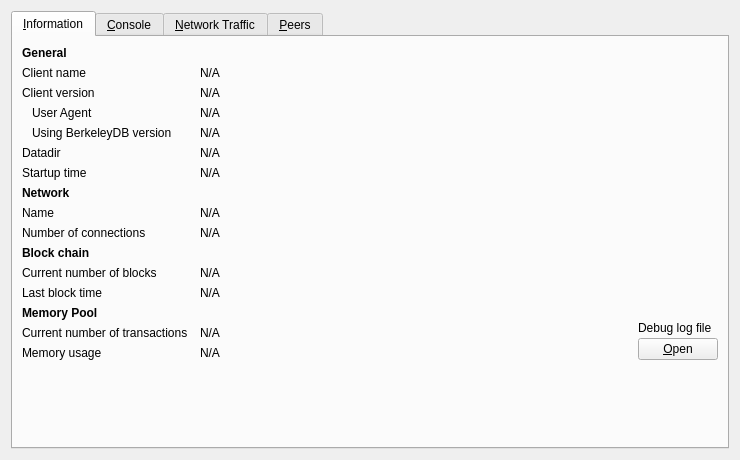
<?xml version="1.0" encoding="UTF-8"?>
<ui version="4.0">
 <class>RPCConsole</class>
 <widget class="QWidget" name="RPCConsole">
  <property name="geometry">
   <rect>
    <x>0</x>
    <y>0</y>
    <width>740</width>
    <height>430</height>
   </rect>
  </property>
  <property name="windowTitle">
   <string>Debug window</string>
  </property>
  <layout class="QVBoxLayout" name="verticalLayout_2">
   <item>
    <widget class="QTabWidget" name="tabWidget">
     <property name="currentIndex">
      <number>0</number>
     </property>
     <widget class="QWidget" name="tab_info">
      <attribute name="title">
       <string>&amp;Information</string>
      </attribute>
      <layout class="QGridLayout" name="gridLayout" columnstretch="0,1,0">
       <property name="horizontalSpacing">
        <number>12</number>
       </property>
       <item row="0" column="0">
        <widget class="QLabel" name="label_9">
         <property name="font">
          <font>
           <weight>75</weight>
           <bold>true</bold>
          </font>
         </property>
         <property name="text">
          <string>General</string>
         </property>
        </widget>
       </item>
       <item row="1" column="0">
        <widget class="QLabel" name="label_5">
         <property name="text">
          <string>Client name</string>
         </property>
        </widget>
       </item>
       <item row="1" column="1" colspan="2">
        <widget class="QLabel" name="clientName">
         <property name="cursor">
          <cursorShape>IBeamCursor</cursorShape>
         </property>
         <property name="text">
          <string>N/A</string>
         </property>
         <property name="textFormat">
          <enum>Qt::PlainText</enum>
         </property>
         <property name="textInteractionFlags">
          <set>Qt::LinksAccessibleByMouse|Qt::TextSelectableByKeyboard|Qt::TextSelectableByMouse</set>
         </property>
        </widget>
       </item>
       <item row="2" column="0">
        <widget class="QLabel" name="label_6">
         <property name="text">
          <string>Client version</string>
         </property>
        </widget>
       </item>
       <item row="2" column="1" colspan="2">
        <widget class="QLabel" name="clientVersion">
         <property name="cursor">
          <cursorShape>IBeamCursor</cursorShape>
         </property>
         <property name="text">
          <string>N/A</string>
         </property>
         <property name="textFormat">
          <enum>Qt::PlainText</enum>
         </property>
         <property name="textInteractionFlags">
          <set>Qt::LinksAccessibleByMouse|Qt::TextSelectableByKeyboard|Qt::TextSelectableByMouse</set>
         </property>
        </widget>
       </item>
       <item row="3" column="0">
        <widget class="QLabel" name="labelClientUserAgent">
         <property name="text">
          <string>User Agent</string>
         </property>
         <property name="indent">
          <number>10</number>
         </property>
        </widget>
       </item>
       <item row="3" column="1" colspan="2">
        <widget class="QLabel" name="clientUserAgent">
         <property name="cursor">
          <cursorShape>IBeamCursor</cursorShape>
         </property>
         <property name="text">
          <string>N/A</string>
         </property>
         <property name="textFormat">
          <enum>Qt::PlainText</enum>
         </property>
         <property name="textInteractionFlags">
          <set>Qt::LinksAccessibleByMouse|Qt::TextSelectableByKeyboard|Qt::TextSelectableByMouse</set>
         </property>
        </widget>
       </item>
       <item row="4" column="0">
        <widget class="QLabel" name="label_berkeleyDBVersion">
         <property name="text">
          <string>Using BerkeleyDB version</string>
         </property>
         <property name="indent">
          <number>10</number>
         </property>
        </widget>
       </item>
       <item row="4" column="1" colspan="2">
        <widget class="QLabel" name="berkeleyDBVersion">
         <property name="cursor">
          <cursorShape>IBeamCursor</cursorShape>
         </property>
         <property name="text">
          <string>N/A</string>
         </property>
         <property name="textFormat">
          <enum>Qt::PlainText</enum>
         </property>
         <property name="textInteractionFlags">
          <set>Qt::LinksAccessibleByMouse|Qt::TextSelectableByKeyboard|Qt::TextSelectableByMouse</set>
         </property>
        </widget>
       </item>
       <item row="5" column="0">
        <widget class="QLabel" name="label_12">
         <property name="text">
          <string>Datadir</string>
         </property>
        </widget>
       </item>
       <item row="5" column="1" colspan="2">
        <widget class="QLabel" name="dataDir">
         <property name="cursor">
          <cursorShape>IBeamCursor</cursorShape>
         </property>
         <property name="text">
          <string>N/A</string>
         </property>
         <property name="textFormat">
          <enum>Qt::PlainText</enum>
         </property>
         <property name="wordWrap">
          <bool>true</bool>
         </property>
         <property name="textInteractionFlags">
          <set>Qt::LinksAccessibleByMouse|Qt::TextSelectableByKeyboard|Qt::TextSelectableByMouse</set>
         </property>
        </widget>
       </item>
       <item row="6" column="0">
        <widget class="QLabel" name="label_13">
         <property name="text">
          <string>Startup time</string>
         </property>
        </widget>
       </item>
       <item row="6" column="1" colspan="2">
        <widget class="QLabel" name="startupTime">
         <property name="cursor">
          <cursorShape>IBeamCursor</cursorShape>
         </property>
         <property name="text">
          <string>N/A</string>
         </property>
         <property name="textFormat">
          <enum>Qt::PlainText</enum>
         </property>
         <property name="textInteractionFlags">
          <set>Qt::LinksAccessibleByMouse|Qt::TextSelectableByKeyboard|Qt::TextSelectableByMouse</set>
         </property>
        </widget>
       </item>
       <item row="7" column="0">
           <widget class="QLabel" name="labelNetwork">
               <property name="font">
                   <font>
                       <weight>75</weight>
                       <bold>true</bold>
                   </font>
               </property>
               <property name="text">
                   <string>Network</string>
               </property>
           </widget>
       </item>
       <item row="8" column="0">
        <widget class="QLabel" name="label_8">
         <property name="text">
          <string>Name</string>
         </property>
        </widget>
       </item>
       <item row="8" column="1" colspan="2">
        <widget class="QLabel" name="networkName">
         <property name="cursor">
          <cursorShape>IBeamCursor</cursorShape>
         </property>
         <property name="text">
          <string>N/A</string>
         </property>
         <property name="textFormat">
          <enum>Qt::PlainText</enum>
         </property>
         <property name="textInteractionFlags">
          <set>Qt::LinksAccessibleByMouse|Qt::TextSelectableByKeyboard|Qt::TextSelectableByMouse</set>
         </property>
        </widget>
       </item>
       <item row="9" column="0">
        <widget class="QLabel" name="label_7">
         <property name="text">
          <string>Number of connections</string>
         </property>
        </widget>
       </item>
       <item row="9" column="1" colspan="2">
        <widget class="QLabel" name="numberOfConnections">
         <property name="cursor">
          <cursorShape>IBeamCursor</cursorShape>
         </property>
         <property name="text">
          <string>N/A</string>
         </property>
         <property name="textFormat">
          <enum>Qt::PlainText</enum>
         </property>
         <property name="textInteractionFlags">
          <set>Qt::LinksAccessibleByMouse|Qt::TextSelectableByKeyboard|Qt::TextSelectableByMouse</set>
         </property>
        </widget>
       </item>
       <item row="10" column="0">
        <widget class="QLabel" name="label_10">
         <property name="font">
          <font>
           <weight>75</weight>
           <bold>true</bold>
          </font>
         </property>
         <property name="text">
          <string>Block chain</string>
         </property>
        </widget>
       </item>
       <item row="11" column="0">
        <widget class="QLabel" name="label_3">
         <property name="text">
          <string>Current number of blocks</string>
         </property>
        </widget>
       </item>
       <item row="11" column="1" colspan="2">
        <widget class="QLabel" name="numberOfBlocks">
         <property name="cursor">
          <cursorShape>IBeamCursor</cursorShape>
         </property>
         <property name="text">
          <string>N/A</string>
         </property>
         <property name="textFormat">
          <enum>Qt::PlainText</enum>
         </property>
         <property name="textInteractionFlags">
          <set>Qt::LinksAccessibleByMouse|Qt::TextSelectableByKeyboard|Qt::TextSelectableByMouse</set>
         </property>
        </widget>
       </item>
       <item row="12" column="0">
        <widget class="QLabel" name="labelLastBlockTime">
         <property name="text">
          <string>Last block time</string>
         </property>
        </widget>
       </item>
       <item row="12" column="1" colspan="2">
        <widget class="QLabel" name="lastBlockTime">
         <property name="cursor">
          <cursorShape>IBeamCursor</cursorShape>
         </property>
         <property name="text">
          <string>N/A</string>
         </property>
         <property name="textFormat">
          <enum>Qt::PlainText</enum>
         </property>
         <property name="textInteractionFlags">
          <set>Qt::LinksAccessibleByMouse|Qt::TextSelectableByKeyboard|Qt::TextSelectableByMouse</set>
         </property>
        </widget>
       </item>
       <item row="13" column="0">
        <widget class="QLabel" name="labelMempoolTitle">
         <property name="font">
          <font>
           <weight>75</weight>
           <bold>true</bold>
          </font>
         </property>
         <property name="text">
          <string>Memory Pool</string>
         </property>
        </widget>
       </item>
       <item row="14" column="0">
        <widget class="QLabel" name="labelNumberOfTransactions">
         <property name="text">
          <string>Current number of transactions</string>
         </property>
        </widget>
       </item>
       <item row="14" column="1">
        <widget class="QLabel" name="mempoolNumberTxs">
         <property name="cursor">
          <cursorShape>IBeamCursor</cursorShape>
         </property>
         <property name="text">
          <string>N/A</string>
         </property>
         <property name="textFormat">
          <enum>Qt::PlainText</enum>
         </property>
         <property name="textInteractionFlags">
          <set>Qt::LinksAccessibleByMouse|Qt::TextSelectableByKeyboard|Qt::TextSelectableByMouse</set>
         </property>
        </widget>
       </item>
       <item row="15" column="0">
        <widget class="QLabel" name="labelMemoryUsage">
         <property name="text">
          <string>Memory usage</string>
         </property>
        </widget>
       </item>
       <item row="15" column="1">
        <widget class="QLabel" name="mempoolSize">
         <property name="cursor">
          <cursorShape>IBeamCursor</cursorShape>
         </property>
         <property name="text">
          <string>N/A</string>
         </property>
         <property name="textFormat">
          <enum>Qt::PlainText</enum>
         </property>
         <property name="textInteractionFlags">
          <set>Qt::LinksAccessibleByMouse|Qt::TextSelectableByKeyboard|Qt::TextSelectableByMouse</set>
         </property>
        </widget>
       </item>
       <item row="13" column="2" rowspan="3">
        <layout class="QVBoxLayout" name="verticalLayoutDebugButton">
         <property name="spacing">
          <number>3</number>
         </property>
         <item>
          <spacer name="verticalSpacer_2">
           <property name="orientation">
            <enum>Qt::Vertical</enum>
           </property>
           <property name="sizeHint" stdset="0">
            <size>
             <width>10</width>
             <height>5</height>
            </size>
           </property>
          </spacer>
         </item>
         <item>
          <widget class="QLabel" name="labelDebugLogfile">
           <property name="text">
            <string>Debug log file</string>
           </property>
          </widget>
         </item>
         <item>
          <widget class="QPushButton" name="openDebugLogfileButton">
           <property name="toolTip">
            <string>Open the %1 debug log file from the current data directory. This can take a few seconds for large log files.</string>
           </property>
           <property name="text">
            <string>&amp;Open</string>
           </property>
           <property name="autoDefault">
            <bool>false</bool>
           </property>
          </widget>
         </item>
        </layout>
       </item>
       <item row="16" column="0">
        <spacer name="verticalSpacer">
         <property name="orientation">
          <enum>Qt::Vertical</enum>
         </property>
         <property name="sizeHint" stdset="0">
          <size>
           <width>20</width>
           <height>40</height>
          </size>
         </property>
        </spacer>
       </item>
      </layout>
     </widget>
     <widget class="QWidget" name="tab_console">
      <attribute name="title">
       <string>&amp;Console</string>
      </attribute>
      <layout class="QVBoxLayout" name="verticalLayout_3">
       <property name="spacing">
        <number>3</number>
       </property>
       <property name="bottomMargin">
        <number>5</number>
       </property>
       <item>
        <layout class="QHBoxLayout" name="horizontalLayout">
         <property name="spacing">
          <number>4</number>
         </property>
         <item>
          <spacer name="horizontalSpacer">
           <property name="orientation">
            <enum>Qt::Horizontal</enum>
           </property>
           <property name="sizeHint" stdset="0">
            <size>
             <width>40</width>
             <height>20</height>
            </size>
           </property>
          </spacer>
         </item>
         <item>
          <widget class="QPushButton" name="fontSmallerButton">
           <property name="maximumSize">
            <size>
             <width>24</width>
             <height>24</height>
            </size>
           </property>
           <property name="text">
            <string/>
           </property>
           <property name="toolTip">
            <string>Decrease font size</string>
           </property>
           <property name="icon">
            <iconset resource="../stratis.qrc">
             <normaloff>:/icons/fontsmaller</normaloff>:/icons/fontsmaller</iconset>
           </property>
           <property name="iconSize">
            <size>
             <width>24</width>
             <height>16</height>
            </size>
           </property>
           <property name="autoDefault">
            <bool>false</bool>
           </property>
           <property name="flat">
            <bool>true</bool>
           </property>
          </widget>
         </item>
         <item>
          <widget class="QPushButton" name="fontBiggerButton">
           <property name="maximumSize">
            <size>
             <width>24</width>
             <height>24</height>
            </size>
           </property>
           <property name="toolTip">
            <string>Increase font size</string>
           </property>
           <property name="text">
            <string/>
           </property>
           <property name="icon">
            <iconset resource="../stratis.qrc">
             <normaloff>:/icons/fontbigger</normaloff>:/icons/fontbigger</iconset>
           </property>
           <property name="iconSize">
            <size>
             <width>24</width>
             <height>16</height>
            </size>
           </property>
           <property name="autoDefault">
            <bool>false</bool>
           </property>
           <property name="flat">
            <bool>true</bool>
           </property>
          </widget>
         </item>
         <item>
          <widget class="QPushButton" name="clearButton">
           <property name="maximumSize">
            <size>
             <width>24</width>
             <height>24</height>
            </size>
           </property>
           <property name="toolTip">
            <string>Clear console</string>
           </property>
           <property name="layoutDirection">
            <enum>Qt::LeftToRight</enum>
           </property>
           <property name="text">
            <string/>
           </property>
           <property name="icon">
            <iconset resource="../stratis.qrc">
             <normaloff>:/icons/remove</normaloff>:/icons/remove</iconset>
           </property>
           <property name="shortcut">
            <string notr="true">Ctrl+L</string>
           </property>
           <property name="autoDefault">
            <bool>false</bool>
           </property>
           <property name="flat">
            <bool>true</bool>
           </property>
          </widget>
         </item>
        </layout>
       </item>
       <item>
        <widget class="QTextEdit" name="messagesWidget">
         <property name="minimumSize">
          <size>
           <width>0</width>
           <height>100</height>
          </size>
         </property>
         <property name="readOnly">
          <bool>true</bool>
         </property>
         <property name="tabKeyNavigation" stdset="0">
          <bool>false</bool>
         </property>
         <property name="columnCount" stdset="0">
          <number>2</number>
         </property>
        </widget>
       </item>
       <item>
        <layout class="QHBoxLayout" name="horizontalLayoutPrompt">
         <property name="spacing">
          <number>3</number>
         </property>
         <item>
          <widget class="QPushButton" name="promptIcon">
           <property name="enabled">
            <bool>false</bool>
           </property>
           <property name="maximumSize">
            <size>
             <width>16</width>
             <height>24</height>
            </size>
           </property>
           <property name="text">
            <string/>
           </property>
           <property name="icon">
            <iconset resource="../stratis.qrc">
             <normaloff>:/icons/prompticon</normaloff>
             <disabledoff>:/icons/prompticon</disabledoff>:/icons/prompticon</iconset>
           </property>
           <property name="iconSize">
            <size>
             <width>14</width>
             <height>14</height>
            </size>
           </property>
           <property name="autoDefault">
            <bool>false</bool>
           </property>
           <property name="flat">
            <bool>true</bool>
           </property>
          </widget>
         </item>
         <item>
          <widget class="QLineEdit" name="lineEdit">
           <property name="placeholderText">
            <string/>
           </property>
          </widget>
         </item>
        </layout>
       </item>
      </layout>
     </widget>
     <widget class="QWidget" name="tab_nettraffic">
      <attribute name="title">
       <string>&amp;Network Traffic</string>
      </attribute>
      <layout class="QHBoxLayout" name="horizontalLayout_3">
       <item>
        <layout class="QVBoxLayout" name="verticalLayout_4">
         <item>
          <widget class="TrafficGraphWidget" name="trafficGraph" native="true">
           <property name="sizePolicy">
            <sizepolicy hsizetype="Expanding" vsizetype="Expanding">
             <horstretch>0</horstretch>
             <verstretch>0</verstretch>
            </sizepolicy>
           </property>
          </widget>
         </item>
         <item>
          <layout class="QHBoxLayout" name="horizontalLayout_2">
           <item>
            <widget class="QSlider" name="sldGraphRange">
             <property name="minimum">
              <number>1</number>
             </property>
             <property name="maximum">
              <number>288</number>
             </property>
             <property name="pageStep">
              <number>12</number>
             </property>
             <property name="value">
              <number>6</number>
             </property>
             <property name="orientation">
              <enum>Qt::Horizontal</enum>
             </property>
            </widget>
           </item>
           <item>
            <widget class="QLabel" name="lblGraphRange">
             <property name="minimumSize">
              <size>
               <width>100</width>
               <height>0</height>
              </size>
             </property>
             <property name="alignment">
              <set>Qt::AlignCenter</set>
             </property>
            </widget>
           </item>
           <item>
            <widget class="QPushButton" name="btnClearTrafficGraph">
             <property name="text">
              <string>&amp;Clear</string>
             </property>
             <property name="autoDefault">
              <bool>false</bool>
             </property>
            </widget>
           </item>
          </layout>
         </item>
        </layout>
       </item>
       <item>
        <layout class="QVBoxLayout" name="verticalLayout">
         <item>
          <widget class="QGroupBox" name="groupBox">
           <property name="title">
            <string>Totals</string>
           </property>
           <layout class="QVBoxLayout" name="verticalLayout_5">
            <item>
             <layout class="QHBoxLayout" name="horizontalLayout_4">
              <item>
               <widget class="Line" name="line">
                <property name="sizePolicy">
                 <sizepolicy hsizetype="Fixed" vsizetype="Fixed">
                  <horstretch>0</horstretch>
                  <verstretch>0</verstretch>
                 </sizepolicy>
                </property>
                <property name="minimumSize">
                 <size>
                  <width>10</width>
                  <height>0</height>
                 </size>
                </property>
                <property name="palette">
                 <palette>
                  <active>
                   <colorrole role="Light">
                    <brush brushstyle="SolidPattern">
                     <color alpha="255">
                      <red>0</red>
                      <green>255</green>
                      <blue>0</blue>
                     </color>
                    </brush>
                   </colorrole>
                  </active>
                  <inactive>
                   <colorrole role="Light">
                    <brush brushstyle="SolidPattern">
                     <color alpha="255">
                      <red>0</red>
                      <green>255</green>
                      <blue>0</blue>
                     </color>
                    </brush>
                   </colorrole>
                  </inactive>
                  <disabled>
                   <colorrole role="Light">
                    <brush brushstyle="SolidPattern">
                     <color alpha="255">
                      <red>0</red>
                      <green>255</green>
                      <blue>0</blue>
                     </color>
                    </brush>
                   </colorrole>
                  </disabled>
                 </palette>
                </property>
                <property name="orientation">
                 <enum>Qt::Horizontal</enum>
                </property>
               </widget>
              </item>
              <item>
               <widget class="QLabel" name="label_16">
                <property name="text">
                 <string>Received</string>
                </property>
               </widget>
              </item>
              <item>
               <widget class="QLabel" name="lblBytesIn">
                <property name="minimumSize">
                 <size>
                  <width>50</width>
                  <height>0</height>
                 </size>
                </property>
                <property name="alignment">
                 <set>Qt::AlignRight|Qt::AlignTrailing|Qt::AlignVCenter</set>
                </property>
               </widget>
              </item>
             </layout>
            </item>
            <item>
             <layout class="QHBoxLayout" name="horizontalLayout_5">
              <item>
               <widget class="Line" name="line_2">
                <property name="sizePolicy">
                 <sizepolicy hsizetype="Fixed" vsizetype="Fixed">
                  <horstretch>0</horstretch>
                  <verstretch>0</verstretch>
                 </sizepolicy>
                </property>
                <property name="minimumSize">
                 <size>
                  <width>10</width>
                  <height>0</height>
                 </size>
                </property>
                <property name="palette">
                 <palette>
                  <active>
                   <colorrole role="Light">
                    <brush brushstyle="SolidPattern">
                     <color alpha="255">
                      <red>255</red>
                      <green>0</green>
                      <blue>0</blue>
                     </color>
                    </brush>
                   </colorrole>
                  </active>
                  <inactive>
                   <colorrole role="Light">
                    <brush brushstyle="SolidPattern">
                     <color alpha="255">
                      <red>255</red>
                      <green>0</green>
                      <blue>0</blue>
                     </color>
                    </brush>
                   </colorrole>
                  </inactive>
                  <disabled>
                   <colorrole role="Light">
                    <brush brushstyle="SolidPattern">
                     <color alpha="255">
                      <red>255</red>
                      <green>0</green>
                      <blue>0</blue>
                     </color>
                    </brush>
                   </colorrole>
                  </disabled>
                 </palette>
                </property>
                <property name="orientation">
                 <enum>Qt::Horizontal</enum>
                </property>
               </widget>
              </item>
              <item>
               <widget class="QLabel" name="label_17">
                <property name="text">
                 <string>Sent</string>
                </property>
               </widget>
              </item>
              <item>
               <widget class="QLabel" name="lblBytesOut">
                <property name="minimumSize">
                 <size>
                  <width>50</width>
                  <height>0</height>
                 </size>
                </property>
                <property name="alignment">
                 <set>Qt::AlignRight|Qt::AlignTrailing|Qt::AlignVCenter</set>
                </property>
               </widget>
              </item>
             </layout>
            </item>
            <item>
             <spacer name="verticalSpacer_4">
              <property name="orientation">
               <enum>Qt::Vertical</enum>
              </property>
              <property name="sizeHint" stdset="0">
               <size>
                <width>20</width>
                <height>407</height>
               </size>
              </property>
             </spacer>
            </item>
           </layout>
          </widget>
         </item>
        </layout>
       </item>
      </layout>
     </widget>
     <widget class="QWidget" name="tab_peers">
      <attribute name="title">
       <string>&amp;Peers</string>
      </attribute>
      <layout class="QGridLayout" name="gridLayout_2">
       <item row="0" column="0" rowspan="2">
        <layout class="QVBoxLayout" name="verticalLayout_101">
         <property name="spacing">
          <number>0</number>
         </property>
         <item>
          <widget class="QTableView" name="peerWidget">
           <property name="horizontalScrollBarPolicy">
            <enum>Qt::ScrollBarAsNeeded</enum>
           </property>
           <property name="tabKeyNavigation">
            <bool>false</bool>
           </property>
           <property name="sortingEnabled">
            <bool>true</bool>
           </property>
           <attribute name="horizontalHeaderHighlightSections">
            <bool>false</bool>
           </attribute>
          </widget>
         </item>
         <item>
          <widget class="QLabel" name="banHeading">
           <property name="sizePolicy">
            <sizepolicy hsizetype="Preferred" vsizetype="Minimum">
             <horstretch>0</horstretch>
             <verstretch>0</verstretch>
            </sizepolicy>
           </property>
           <property name="minimumSize">
            <size>
             <width>300</width>
             <height>32</height>
            </size>
           </property>
           <property name="maximumSize">
            <size>
             <width>16777215</width>
             <height>32</height>
            </size>
           </property>
           <property name="font">
            <font>
             <pointsize>12</pointsize>
            </font>
           </property>
           <property name="cursor">
            <cursorShape>IBeamCursor</cursorShape>
           </property>
           <property name="text">
            <string>Banned peers</string>
           </property>
           <property name="alignment">
            <set>Qt::AlignBottom|Qt::AlignLeading|Qt::AlignLeft</set>
           </property>
           <property name="wordWrap">
            <bool>true</bool>
           </property>
           <property name="textInteractionFlags">
            <set>Qt::NoTextInteraction</set>
           </property>
          </widget>
         </item>
         <item>
          <widget class="QTableView" name="banlistWidget">
           <property name="sizePolicy">
            <sizepolicy hsizetype="Expanding" vsizetype="Expanding">
             <horstretch>0</horstretch>
             <verstretch>0</verstretch>
            </sizepolicy>
           </property>
           <property name="horizontalScrollBarPolicy">
            <enum>Qt::ScrollBarAsNeeded</enum>
           </property>
           <property name="tabKeyNavigation">
            <bool>false</bool>
           </property>
           <property name="sortingEnabled">
            <bool>true</bool>
           </property>
           <attribute name="horizontalHeaderHighlightSections">
            <bool>false</bool>
           </attribute>
          </widget>
         </item>
        </layout>
       </item>
       <item row="0" column="1">
        <widget class="QLabel" name="peerHeading">
         <property name="sizePolicy">
          <sizepolicy hsizetype="Preferred" vsizetype="Minimum">
           <horstretch>0</horstretch>
           <verstretch>0</verstretch>
          </sizepolicy>
         </property>
         <property name="minimumSize">
          <size>
           <width>300</width>
           <height>32</height>
          </size>
         </property>
         <property name="font">
          <font>
           <pointsize>10</pointsize>
          </font>
         </property>
         <property name="cursor">
          <cursorShape>IBeamCursor</cursorShape>
         </property>
         <property name="text">
          <string>Select a peer to view detailed information.</string>
         </property>
         <property name="alignment">
          <set>Qt::AlignHCenter|Qt::AlignTop</set>
         </property>
         <property name="wordWrap">
          <bool>true</bool>
         </property>
         <property name="textInteractionFlags">
          <set>Qt::LinksAccessibleByMouse|Qt::TextSelectableByKeyboard|Qt::TextSelectableByMouse</set>
         </property>
        </widget>
       </item>
       <item row="1" column="1">
        <widget class="QWidget" name="detailWidget" native="true">
         <property name="minimumSize">
          <size>
           <width>300</width>
           <height>0</height>
          </size>
         </property>
         <layout class="QGridLayout" name="gridLayout_3">
          <item row="0" column="0">
           <widget class="QLabel" name="label_30">
            <property name="text">
             <string>Whitelisted</string>
            </property>
           </widget>
          </item>
          <item row="0" column="2">
           <widget class="QLabel" name="peerWhitelisted">
            <property name="cursor">
             <cursorShape>IBeamCursor</cursorShape>
            </property>
            <property name="text">
             <string>N/A</string>
            </property>
            <property name="textFormat">
             <enum>Qt::PlainText</enum>
            </property>
            <property name="textInteractionFlags">
             <set>Qt::LinksAccessibleByMouse|Qt::TextSelectableByKeyboard|Qt::TextSelectableByMouse</set>
            </property>
           </widget>
          </item>
          <item row="1" column="0">
           <widget class="QLabel" name="label_23">
            <property name="text">
             <string>Direction</string>
            </property>
           </widget>
          </item>
          <item row="1" column="2">
           <widget class="QLabel" name="peerDirection">
            <property name="cursor">
             <cursorShape>IBeamCursor</cursorShape>
            </property>
            <property name="text">
             <string>N/A</string>
            </property>
            <property name="textFormat">
             <enum>Qt::PlainText</enum>
            </property>
            <property name="textInteractionFlags">
             <set>Qt::LinksAccessibleByMouse|Qt::TextSelectableByKeyboard|Qt::TextSelectableByMouse</set>
            </property>
           </widget>
          </item>
          <item row="2" column="0">
           <widget class="QLabel" name="label_21">
            <property name="text">
             <string>Version</string>
            </property>
           </widget>
          </item>
          <item row="2" column="2">
           <widget class="QLabel" name="peerVersion">
            <property name="cursor">
             <cursorShape>IBeamCursor</cursorShape>
            </property>
            <property name="text">
             <string>N/A</string>
            </property>
            <property name="textFormat">
             <enum>Qt::PlainText</enum>
            </property>
            <property name="textInteractionFlags">
             <set>Qt::LinksAccessibleByMouse|Qt::TextSelectableByKeyboard|Qt::TextSelectableByMouse</set>
            </property>
           </widget>
          </item>
          <item row="3" column="0">
           <widget class="QLabel" name="label_28">
            <property name="text">
             <string>User Agent</string>
            </property>
           </widget>
          </item>
          <item row="3" column="2">
           <widget class="QLabel" name="peerSubversion">
            <property name="cursor">
             <cursorShape>IBeamCursor</cursorShape>
            </property>
            <property name="text">
             <string>N/A</string>
            </property>
            <property name="textFormat">
             <enum>Qt::PlainText</enum>
            </property>
            <property name="textInteractionFlags">
             <set>Qt::LinksAccessibleByMouse|Qt::TextSelectableByKeyboard|Qt::TextSelectableByMouse</set>
            </property>
           </widget>
          </item>
          <item row="4" column="0">
           <widget class="QLabel" name="label_4">
            <property name="text">
             <string>Services</string>
            </property>
           </widget>
          </item>
          <item row="4" column="2">
           <widget class="QLabel" name="peerServices">
            <property name="cursor">
             <cursorShape>IBeamCursor</cursorShape>
            </property>
            <property name="text">
             <string>N/A</string>
            </property>
            <property name="textFormat">
             <enum>Qt::PlainText</enum>
            </property>
            <property name="textInteractionFlags">
             <set>Qt::LinksAccessibleByMouse|Qt::TextSelectableByKeyboard|Qt::TextSelectableByMouse</set>
            </property>
           </widget>
          </item>
          <item row="5" column="0">
           <widget class="QLabel" name="label_29">
            <property name="text">
             <string>Starting Block</string>
            </property>
           </widget>
          </item>
          <item row="5" column="2">
           <widget class="QLabel" name="peerHeight">
            <property name="cursor">
             <cursorShape>IBeamCursor</cursorShape>
            </property>
            <property name="text">
             <string>N/A</string>
            </property>
            <property name="textFormat">
             <enum>Qt::PlainText</enum>
            </property>
            <property name="textInteractionFlags">
             <set>Qt::LinksAccessibleByMouse|Qt::TextSelectableByKeyboard|Qt::TextSelectableByMouse</set>
            </property>
           </widget>
          </item>
          <item row="6" column="0">
           <widget class="QLabel" name="label_27">
            <property name="text">
             <string>Synced Headers</string>
            </property>
           </widget>
          </item>
          <item row="6" column="2">
           <widget class="QLabel" name="peerSyncHeight">
            <property name="cursor">
             <cursorShape>IBeamCursor</cursorShape>
            </property>
            <property name="text">
             <string>N/A</string>
            </property>
            <property name="textFormat">
             <enum>Qt::PlainText</enum>
            </property>
            <property name="textInteractionFlags">
             <set>Qt::LinksAccessibleByMouse|Qt::TextSelectableByKeyboard|Qt::TextSelectableByMouse</set>
            </property>
           </widget>
          </item>
          <item row="7" column="0">
           <widget class="QLabel" name="label_25">
            <property name="text">
             <string>Synced Blocks</string>
            </property>
           </widget>
          </item>
          <item row="7" column="2">
           <widget class="QLabel" name="peerCommonHeight">
            <property name="cursor">
             <cursorShape>IBeamCursor</cursorShape>
            </property>
            <property name="text">
             <string>N/A</string>
            </property>
            <property name="textFormat">
             <enum>Qt::PlainText</enum>
            </property>
            <property name="textInteractionFlags">
             <set>Qt::LinksAccessibleByMouse|Qt::TextSelectableByKeyboard|Qt::TextSelectableByMouse</set>
            </property>
           </widget>
          </item>
          <item row="8" column="0">
           <widget class="QLabel" name="label_24">
            <property name="text">
             <string>Ban Score</string>
            </property>
           </widget>
          </item>
          <item row="8" column="2">
           <widget class="QLabel" name="peerBanScore">
            <property name="cursor">
             <cursorShape>IBeamCursor</cursorShape>
            </property>
            <property name="text">
             <string>N/A</string>
            </property>
            <property name="textFormat">
             <enum>Qt::PlainText</enum>
            </property>
            <property name="textInteractionFlags">
             <set>Qt::LinksAccessibleByMouse|Qt::TextSelectableByKeyboard|Qt::TextSelectableByMouse</set>
            </property>
           </widget>
          </item>
          <item row="9" column="0">
           <widget class="QLabel" name="label_22">
            <property name="text">
             <string>Connection Time</string>
            </property>
           </widget>
          </item>
          <item row="9" column="2">
           <widget class="QLabel" name="peerConnTime">
            <property name="cursor">
             <cursorShape>IBeamCursor</cursorShape>
            </property>
            <property name="text">
             <string>N/A</string>
            </property>
            <property name="textFormat">
             <enum>Qt::PlainText</enum>
            </property>
            <property name="textInteractionFlags">
             <set>Qt::LinksAccessibleByMouse|Qt::TextSelectableByKeyboard|Qt::TextSelectableByMouse</set>
            </property>
           </widget>
          </item>
          <item row="10" column="0">
           <widget class="QLabel" name="label_15">
            <property name="text">
             <string>Last Send</string>
            </property>
           </widget>
          </item>
          <item row="10" column="2">
           <widget class="QLabel" name="peerLastSend">
            <property name="cursor">
             <cursorShape>IBeamCursor</cursorShape>
            </property>
            <property name="text">
             <string>N/A</string>
            </property>
            <property name="textFormat">
             <enum>Qt::PlainText</enum>
            </property>
            <property name="textInteractionFlags">
             <set>Qt::LinksAccessibleByMouse|Qt::TextSelectableByKeyboard|Qt::TextSelectableByMouse</set>
            </property>
           </widget>
          </item>
          <item row="11" column="0">
           <widget class="QLabel" name="label_19">
            <property name="text">
             <string>Last Receive</string>
            </property>
           </widget>
          </item>
          <item row="11" column="2">
           <widget class="QLabel" name="peerLastRecv">
            <property name="cursor">
             <cursorShape>IBeamCursor</cursorShape>
            </property>
            <property name="text">
             <string>N/A</string>
            </property>
            <property name="textFormat">
             <enum>Qt::PlainText</enum>
            </property>
            <property name="textInteractionFlags">
             <set>Qt::LinksAccessibleByMouse|Qt::TextSelectableByKeyboard|Qt::TextSelectableByMouse</set>
            </property>
           </widget>
          </item>
          <item row="12" column="0">
           <widget class="QLabel" name="label_18">
            <property name="text">
             <string>Sent</string>
            </property>
           </widget>
          </item>
          <item row="12" column="2">
           <widget class="QLabel" name="peerBytesSent">
            <property name="cursor">
             <cursorShape>IBeamCursor</cursorShape>
            </property>
            <property name="text">
             <string>N/A</string>
            </property>
            <property name="textFormat">
             <enum>Qt::PlainText</enum>
            </property>
            <property name="textInteractionFlags">
             <set>Qt::LinksAccessibleByMouse|Qt::TextSelectableByKeyboard|Qt::TextSelectableByMouse</set>
            </property>
           </widget>
          </item>
          <item row="13" column="0">
           <widget class="QLabel" name="label_20">
            <property name="text">
             <string>Received</string>
            </property>
           </widget>
          </item>
          <item row="13" column="2">
           <widget class="QLabel" name="peerBytesRecv">
            <property name="cursor">
             <cursorShape>IBeamCursor</cursorShape>
            </property>
            <property name="text">
             <string>N/A</string>
            </property>
            <property name="textFormat">
             <enum>Qt::PlainText</enum>
            </property>
            <property name="textInteractionFlags">
             <set>Qt::LinksAccessibleByMouse|Qt::TextSelectableByKeyboard|Qt::TextSelectableByMouse</set>
            </property>
           </widget>
          </item>
          <item row="14" column="0">
           <widget class="QLabel" name="label_26">
            <property name="text">
             <string>Ping Time</string>
            </property>
           </widget>
          </item>
          <item row="14" column="2">
           <widget class="QLabel" name="peerPingTime">
            <property name="cursor">
             <cursorShape>IBeamCursor</cursorShape>
            </property>
            <property name="text">
             <string>N/A</string>
            </property>
            <property name="textFormat">
             <enum>Qt::PlainText</enum>
            </property>
            <property name="textInteractionFlags">
             <set>Qt::LinksAccessibleByMouse|Qt::TextSelectableByKeyboard|Qt::TextSelectableByMouse</set>
            </property>
           </widget>
          </item>
          <item row="15" column="0">
           <widget class="QLabel" name="peerPingWaitLabel">
            <property name="toolTip">
             <string>The duration of a currently outstanding ping.</string>
            </property>
            <property name="text">
             <string>Ping Wait</string>
            </property>
           </widget>
          </item>
          <item row="15" column="2">
           <widget class="QLabel" name="peerPingWait">
            <property name="cursor">
             <cursorShape>IBeamCursor</cursorShape>
            </property>
            <property name="text">
             <string>N/A</string>
            </property>
            <property name="textFormat">
             <enum>Qt::PlainText</enum>
            </property>
            <property name="textInteractionFlags">
             <set>Qt::LinksAccessibleByMouse|Qt::TextSelectableByKeyboard|Qt::TextSelectableByMouse</set>
            </property>
           </widget>
          </item>
          <item row="16" column="0">
           <widget class="QLabel" name="label_timeoffset">
            <property name="text">
             <string>Time Offset</string>
            </property>
           </widget>
          </item>
          <item row="16" column="2">
           <widget class="QLabel" name="timeoffset">
            <property name="cursor">
             <cursorShape>IBeamCursor</cursorShape>
            </property>
            <property name="text">
             <string>N/A</string>
            </property>
            <property name="textFormat">
             <enum>Qt::PlainText</enum>
            </property>
            <property name="textInteractionFlags">
             <set>Qt::LinksAccessibleByMouse|Qt::TextSelectableByKeyboard|Qt::TextSelectableByMouse</set>
            </property>
           </widget>
          </item>
          <item row="17" column="1">
           <spacer name="verticalSpacer_3">
            <property name="orientation">
             <enum>Qt::Vertical</enum>
            </property>
            <property name="sizeHint" stdset="0">
             <size>
              <width>20</width>
              <height>40</height>
             </size>
            </property>
           </spacer>
          </item>
         </layout>
        </widget>
       </item>
      </layout>
     </widget>
    </widget>
   </item>
  </layout>
 </widget>
 <customwidgets>
  <customwidget>
   <class>TrafficGraphWidget</class>
   <extends>QWidget</extends>
   <header>trafficgraphwidget.h</header>
   <container>1</container>
   <slots>
    <slot>clear()</slot>
   </slots>
  </customwidget>
 </customwidgets>
 <resources>
  <include location="../stratis.qrc"/>
 </resources>
 <connections/>
</ui>
